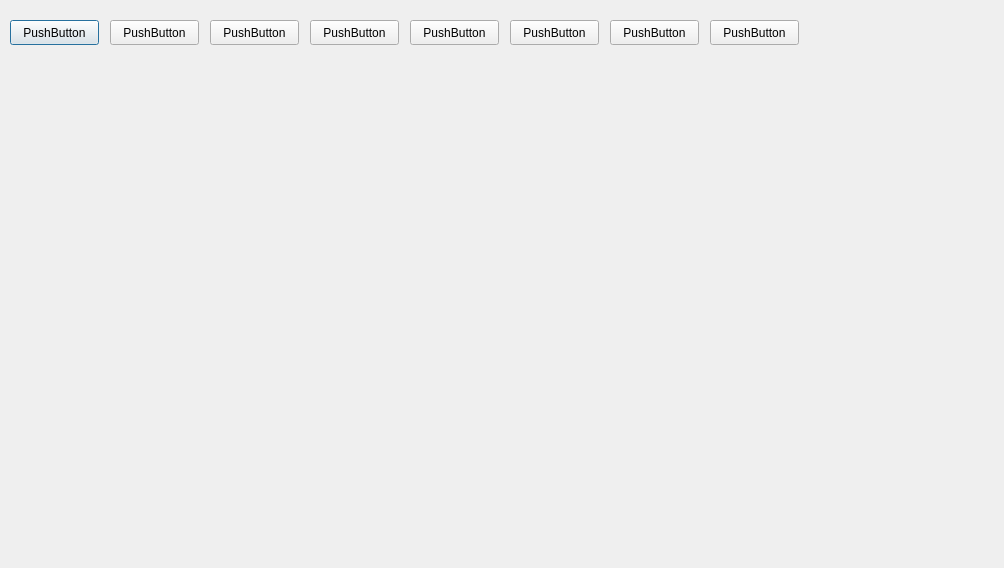
<?xml version="1.0" encoding="UTF-8"?>
<ui version="4.0">
 <class>Dialog</class>
 <widget class="QDialog" name="Dialog">
  <property name="geometry">
   <rect>
    <x>0</x>
    <y>0</y>
    <width>1004</width>
    <height>568</height>
   </rect>
  </property>
  <property name="windowTitle">
   <string>Dialog</string>
  </property>
  <widget class="QPushButton" name="pushButton">
   <property name="geometry">
    <rect>
     <x>10</x>
     <y>20</y>
     <width>89</width>
     <height>25</height>
    </rect>
   </property>
   <property name="text">
    <string>PushButton</string>
   </property>
  </widget>
  <widget class="QPushButton" name="pushButton_2">
   <property name="geometry">
    <rect>
     <x>110</x>
     <y>20</y>
     <width>89</width>
     <height>25</height>
    </rect>
   </property>
   <property name="text">
    <string>PushButton</string>
   </property>
  </widget>
  <widget class="QPushButton" name="pushButton_3">
   <property name="geometry">
    <rect>
     <x>210</x>
     <y>20</y>
     <width>89</width>
     <height>25</height>
    </rect>
   </property>
   <property name="text">
    <string>PushButton</string>
   </property>
  </widget>
  <widget class="QPushButton" name="pushButton_4">
   <property name="geometry">
    <rect>
     <x>310</x>
     <y>20</y>
     <width>89</width>
     <height>25</height>
    </rect>
   </property>
   <property name="text">
    <string>PushButton</string>
   </property>
  </widget>
  <widget class="QPushButton" name="pushButton_5">
   <property name="geometry">
    <rect>
     <x>410</x>
     <y>20</y>
     <width>89</width>
     <height>25</height>
    </rect>
   </property>
   <property name="text">
    <string>PushButton</string>
   </property>
  </widget>
  <widget class="QPushButton" name="pushButton_6">
   <property name="geometry">
    <rect>
     <x>510</x>
     <y>20</y>
     <width>89</width>
     <height>25</height>
    </rect>
   </property>
   <property name="text">
    <string>PushButton</string>
   </property>
  </widget>
  <widget class="QPushButton" name="pushButton_7">
   <property name="geometry">
    <rect>
     <x>610</x>
     <y>20</y>
     <width>89</width>
     <height>25</height>
    </rect>
   </property>
   <property name="text">
    <string>PushButton</string>
   </property>
  </widget>
  <widget class="QPushButton" name="pushButton_8">
   <property name="geometry">
    <rect>
     <x>710</x>
     <y>20</y>
     <width>89</width>
     <height>25</height>
    </rect>
   </property>
   <property name="text">
    <string>PushButton</string>
   </property>
  </widget>
 </widget>
 <resources/>
 <connections/>
</ui>
